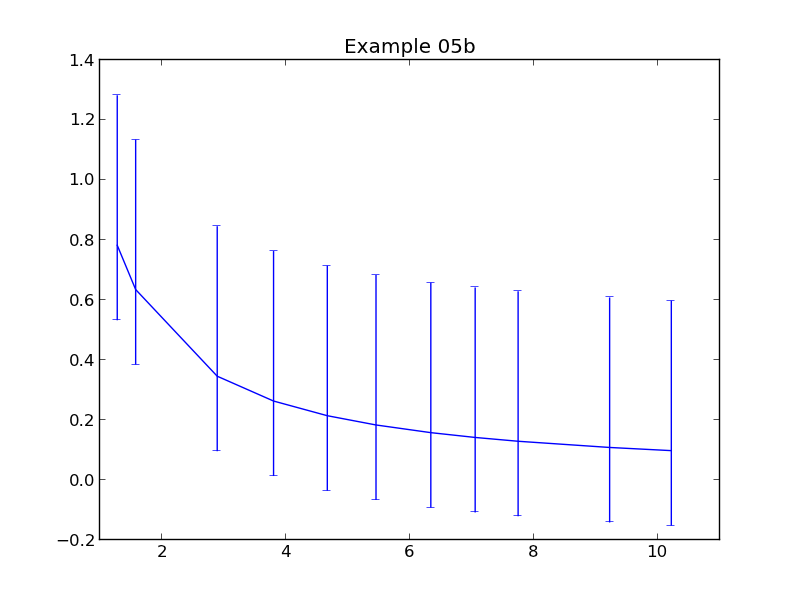

Source code (Python):
import matplotlib.pyplot as pyplot

# plotdata is a local module for our convenience
import plotdata

# x and y are lits of floating point numbers
x = plotdata.data05x
y = plotdata.data05y

half = plotdata.data05half
quarter = plotdata.data05quarter

# Plot y against x
pyplot.errorbar(x,y, yerr=(quarter,half))

pyplot.title('Example 05b')
pyplot.savefig('example05b.png')
